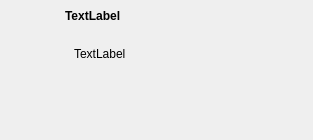
<?xml version="1.0" encoding="UTF-8"?>
<ui version="4.0">
 <class>StatusBarInfoWidgetPopupWindow</class>
 <widget class="QWidget" name="StatusBarInfoWidgetPopupWindow">
  <property name="geometry">
   <rect>
    <x>0</x>
    <y>0</y>
    <width>313</width>
    <height>140</height>
   </rect>
  </property>
  <property name="sizePolicy">
   <sizepolicy hsizetype="Expanding" vsizetype="Expanding">
    <horstretch>0</horstretch>
    <verstretch>0</verstretch>
   </sizepolicy>
  </property>
  <property name="windowTitle">
   <string>Form</string>
  </property>
  <layout class="QGridLayout" name="gridLayout">
   <property name="topMargin">
    <number>9</number>
   </property>
   <item row="0" column="0">
    <widget class="QLabel" name="labelIcon">
     <property name="minimumSize">
      <size>
       <width>48</width>
       <height>48</height>
      </size>
     </property>
     <property name="maximumSize">
      <size>
       <width>48</width>
       <height>48</height>
      </size>
     </property>
     <property name="text">
      <string/>
     </property>
    </widget>
   </item>
   <item row="0" column="1">
    <layout class="QVBoxLayout" name="verticalLayout">
     <item>
      <layout class="QHBoxLayout" name="horizontalLayout">
       <item>
        <widget class="QLabel" name="labelCaption">
         <property name="sizePolicy">
          <sizepolicy hsizetype="Minimum" vsizetype="Minimum">
           <horstretch>0</horstretch>
           <verstretch>0</verstretch>
          </sizepolicy>
         </property>
         <property name="font">
          <font>
           <weight>75</weight>
           <bold>true</bold>
          </font>
         </property>
         <property name="text">
          <string>TextLabel</string>
         </property>
         <property name="alignment">
          <set>Qt::AlignLeading|Qt::AlignLeft|Qt::AlignTop</set>
         </property>
         <property name="wordWrap">
          <bool>true</bool>
         </property>
        </widget>
       </item>
       <item>
        <widget class="QPushButton" name="pushButtonClose">
         <property name="minimumSize">
          <size>
           <width>23</width>
           <height>23</height>
          </size>
         </property>
         <property name="maximumSize">
          <size>
           <width>23</width>
           <height>23</height>
          </size>
         </property>
         <property name="text">
          <string/>
         </property>
         <property name="flat">
          <bool>true</bool>
         </property>
        </widget>
       </item>
      </layout>
     </item>
     <item>
      <widget class="QScrollArea" name="scrollArea">
       <property name="frameShape">
        <enum>QFrame::NoFrame</enum>
       </property>
       <property name="widgetResizable">
        <bool>true</bool>
       </property>
       <widget class="QWidget" name="scrollAreaWidgetContents">
        <property name="geometry">
         <rect>
          <x>0</x>
          <y>0</y>
          <width>239</width>
          <height>89</height>
         </rect>
        </property>
        <layout class="QGridLayout" name="gridLayout_2">
         <item row="0" column="0">
          <widget class="QLabel" name="labelData">
           <property name="sizePolicy">
            <sizepolicy hsizetype="Expanding" vsizetype="Expanding">
             <horstretch>0</horstretch>
             <verstretch>0</verstretch>
            </sizepolicy>
           </property>
           <property name="minimumSize">
            <size>
             <width>0</width>
             <height>44</height>
            </size>
           </property>
           <property name="text">
            <string>TextLabel</string>
           </property>
           <property name="alignment">
            <set>Qt::AlignLeading|Qt::AlignLeft|Qt::AlignTop</set>
           </property>
           <property name="wordWrap">
            <bool>true</bool>
           </property>
          </widget>
         </item>
         <item row="1" column="0">
          <spacer name="verticalSpacer">
           <property name="orientation">
            <enum>Qt::Vertical</enum>
           </property>
           <property name="sizeHint" stdset="0">
            <size>
             <width>61</width>
             <height>13</height>
            </size>
           </property>
          </spacer>
         </item>
        </layout>
       </widget>
      </widget>
     </item>
    </layout>
   </item>
  </layout>
 </widget>
 <resources/>
 <connections/>
</ui>
